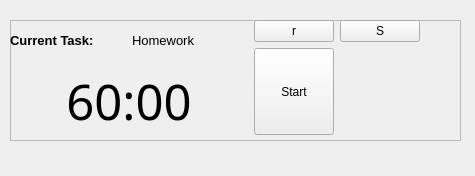
<?xml version="1.0" encoding="UTF-8"?>
<ui version="4.0">
 <class>Form</class>
 <widget class="QWidget" name="Form">
  <property name="geometry">
   <rect>
    <x>0</x>
    <y>0</y>
    <width>475</width>
    <height>176</height>
   </rect>
  </property>
  <property name="windowTitle">
   <string>Form</string>
  </property>
  <widget class="QFrame" name="frame">
   <property name="geometry">
    <rect>
     <x>10</x>
     <y>20</y>
     <width>451</width>
     <height>121</height>
    </rect>
   </property>
   <property name="frameShape">
    <enum>QFrame::StyledPanel</enum>
   </property>
   <property name="frameShadow">
    <enum>QFrame::Raised</enum>
   </property>
   <widget class="QWidget" name="">
    <property name="geometry">
     <rect>
      <x>0</x>
      <y>0</y>
      <width>410</width>
      <height>115</height>
     </rect>
    </property>
    <layout class="QHBoxLayout" name="horizontalLayout_3">
     <item>
      <layout class="QVBoxLayout" name="verticalLayout">
       <item>
        <layout class="QHBoxLayout" name="horizontalLayout_2">
         <item>
          <widget class="QLabel" name="label_2">
           <property name="font">
            <font>
             <pointsize>10</pointsize>
             <weight>75</weight>
             <bold>true</bold>
            </font>
           </property>
           <property name="text">
            <string>Current Task:</string>
           </property>
          </widget>
         </item>
         <item>
          <widget class="QLabel" name="current_task_input">
           <property name="font">
            <font>
             <pointsize>10</pointsize>
            </font>
           </property>
           <property name="text">
            <string>Homework</string>
           </property>
          </widget>
         </item>
        </layout>
       </item>
       <item>
        <widget class="QLabel" name="timer_input">
         <property name="font">
          <font>
           <family>Microsoft YaHei</family>
           <pointsize>37</pointsize>
           <weight>50</weight>
           <bold>false</bold>
          </font>
         </property>
         <property name="text">
          <string>60:00</string>
         </property>
         <property name="alignment">
          <set>Qt::AlignCenter</set>
         </property>
        </widget>
       </item>
      </layout>
     </item>
     <item>
      <layout class="QGridLayout" name="gridLayout">
       <item row="1" column="0">
        <layout class="QHBoxLayout" name="horizontalLayout">
         <item>
          <widget class="QPushButton" name="restart_button">
           <property name="sizePolicy">
            <sizepolicy hsizetype="Minimum" vsizetype="Fixed">
             <horstretch>0</horstretch>
             <verstretch>0</verstretch>
            </sizepolicy>
           </property>
           <property name="text">
            <string>r</string>
           </property>
          </widget>
         </item>
         <item>
          <widget class="QPushButton" name="settings_button">
           <property name="text">
            <string>S</string>
           </property>
          </widget>
         </item>
        </layout>
       </item>
       <item row="2" column="0">
        <widget class="QPushButton" name="start_button">
         <property name="sizePolicy">
          <sizepolicy hsizetype="Fixed" vsizetype="Expanding">
           <horstretch>1</horstretch>
           <verstretch>1</verstretch>
          </sizepolicy>
         </property>
         <property name="layoutDirection">
          <enum>Qt::LeftToRight</enum>
         </property>
         <property name="text">
          <string>Start</string>
         </property>
        </widget>
       </item>
      </layout>
     </item>
    </layout>
   </widget>
  </widget>
 </widget>
 <resources/>
 <connections/>
</ui>
